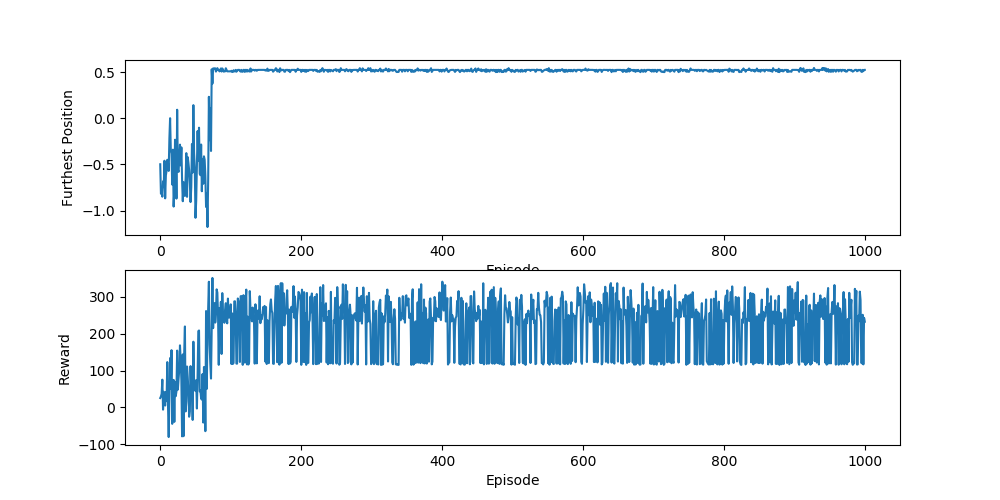

The Python source for this figure:
import matplotlib.pyplot as plt
import gym
import numpy as np
from tqdm import tqdm, trange
import pandas as pd
import torch
import torch.nn as nn
import torch.optim as optim
import torch.nn.functional as F
from torch.autograd import Variable
from replay_buffer import ReplayBuffer

env = gym.make('MountainCar-v0')
env.seed(1); torch.manual_seed(1); np.random.seed(1)


# hyperparameters
episode_count = 1000
buffer_size = 100000
max_steps = 200
epsilon = 0.3
tau = 0.001
learning_rate = 0.001
gamma = 0.99
batch_size = 32
state = env.reset()
success_count = 0
loss_history = []
reward_history = []
all_positions = []
max_position = -0.4
update_every = 4

class Model(nn.Module):
    def __init__(self, env, gamma, epsilon, tau, batch_size, learning_rate, hidden1 = 64, hidden2 = 32):
        # initialzing module class
        super(Model, self).__init__()
        
        # setting gym environment variables
        self.env = env
        self.state_size = env.observation_space.shape[0]
        self.action_size = env.action_space.n
        
        # setting hyper parameters
        self.t_step = 0
        self.epsilon = epsilon
        self.epsilon_decay = 0.995
        self.epsilon_min = 0.01
        self.gamma = gamma
        self.learning_rate = learning_rate
        self.batch_size = batch_size
        self.tau = tau
        self.hidden1 = hidden1
        self.hidden2 = hidden2
        
        # builing local and target model for DDQN
        self.model = self.build_model()
        self.target_model = self.build_model()
        
        # setting loss and optimizer
        self.loss_fn = nn.MSELoss()
        self.optimizer = optim.Adam(self.model.parameters(), lr=learning_rate)
        self.scheduler = optim.lr_scheduler.StepLR(self.optimizer, step_size=1, gamma=0.9)
        
        # updating target model to match local model
        self.soft_update()
        
        # setting up experience replay memory 
        self.memory = ReplayBuffer(self.action_size, buffer_size, batch_size, 1)
        
    def build_model(self):
        l1 = nn.Linear(self.state_size, self.hidden1, bias = True)
        l2 = nn.Linear(self.hidden1, self.hidden2, bias = True)
        l3 = nn.Linear(self.hidden2, self.action_size, bias = True)
        model = torch.nn.Sequential(
            l1,
            l2,
            l3
        )
        # model.compile(loss = nn.MSELoss(), optimizer = optim.Adam(lr=self.learning_rate))
        return model        
                
    def soft_update(self):
        tau = self.tau
        for target_param, local_param in zip(self.target_model.parameters(), self.model.parameters()):
            target_param.data.copy_(tau*local_param.data + (1.0-tau)*target_param.data)
        
    def act(self, state):
        # Epsilon Greedy approach to choose action
        if np.random.rand(1) < self.epsilon :
            action = self.env.action_space.sample()
        else:
            state = Variable(torch.from_numpy(state).type(torch.FloatTensor))
            Q = self.model(state)
            _, action = torch.max(Q,-1)
            action = action.item() 
        return action
    
    def step(self, state, action, reward, next_state, done):
        self.memory.add(state, action, reward, next_state, done)
        self.t_step = (self.t_step + 1) % update_every
        if self.t_step == 0:
            if len(self.memory) > batch_size:
                experiences = self.memory.sample()
                self.learn(experiences)
                
    def learn( self, experiences):
        # sample of batch_size from replay memory
        states, actions, rewards, next_states, dones = experiences
        
        Q = self.model(states)
        Q_target = Variable(Q.clone())
        
        a = self.model(next_states)
        t = self.target_model(next_states)
        
        for i in range(self.batch_size):
            if dones[i]:
                Q_target[i][actions[i]] = rewards[i]
            else:
                Q_target[i][actions[i]] = rewards[i] + torch.mul(self.gamma, t[i][np.argmax(a[i].detach().numpy())])
            # self.model.fit(states[i],Q_target[i],epochs=1,verbose=0)
            
        # train model network
        loss = self.loss_fn(Q,Q_target)
        
        # # Updating weights according to the loss
        self.model.zero_grad()
        loss.backward()
        self.optimizer.step()
        
        if self.epsilon > self.epsilon_min:
           self.epsilon *= self.epsilon_decay
    
# to encourage machine to go higher
'''
max_position = -.4
positions = np.ndarray([0,2])
rewards = []
successful = []
# testing for 1000 episodes with random actions
print('Testing with random actions ->')
for episode in trange(1000):
    running_reward = 0
    env.reset()
    done = False
    for i in range(200):
        state, reward, done, _ = env.step(np.random.randint(0,3))
        # Give a reward for reaching a new maximum position
        if state[0] > max_position:
            max_position = state[0]
            positions = np.append(positions, [[episode, max_position]], axis=0)
            running_reward += 10
        else:
            running_reward += reward
        if done: 
            if state[0] >= 0.5:
                successful.append(episode)
            rewards.append(running_reward)
            break

print('Furthest Position: {}'.format(max_position))
print('successful episodes: {}'.format(np.count_nonzero(successful)))
'''
# defining the model
model = Model( env, gamma, epsilon, tau, batch_size, learning_rate )

max_position = -0.4
has_solved = False
first_solve_at = -1

for episode in trange(episode_count):
    state = env.reset()
    score = 0
    loss = 0
    for step in range(max_steps):
        # if episode % 100 == 0 and episode > 0:
            # env.render()
            
        # act according to policy following epsilon greedy approach
        action = model.act(state)
        
        next_state, reward, done, info = env.step(action)
        
        # change reward structure for better performance in training
        # making it depend on current position and a multiple of it's current speed
        # increases
        reward = next_state[0] + np.abs(next_state[1] * 80)
        
        # updating the max_position for the current episode
        if next_state[0] > max_position:
            max_position = next_state[0]
            
        # increase reward for reaching exceptional heights    
        if next_state[0] >= 0.5:
            reward += 1

        # adding to replay memory and learning 
        model.step(state, action, reward, next_state, done)
        
        score += reward
        
        # to check if we passed the episode or not
        if done:
            if next_state[0] >= 0.5:
                model.soft_update()
                if not has_solved:
                    first_solve_at = episode + 1
                    has_solved = True
                success_count += 1
                # Adjust learning rate
                model.scheduler.step()
            loss_history.append(loss)
            reward_history.append(score)
            all_positions.append(next_state[0])
            break
        else:
            state = next_state
            
# model.load_state_dict(torch.load('dqn_mountain_car_parameters.model'))
# model = torch.load('dqn_mountain_car_model.model')
print('First solved at -> ',first_solve_at)
print('Succesful episodes -> ',success_count)
for episode in range(5):
    s = env.reset()
    score = 0
    for step in range(200):
        env.render()
        # state = Variable(torch.from_numpy(s).type(torch.FloatTensor))
        # Q = model(state)
        action = model.act(s)
        # _, action = torch.max(Q,-1)
        # action = action.item()
        s1,r,d,_ = env.step(action)
        r = s1[0] + np.abs(s1[1] * 80)
        if s1[0] >= 0.5:
            r += 1
        score += r
        if d:
            print('Score -> ',score)
            break
        else:
            s = s1
        
# plot episode vs max_position
plt.figure(1, figsize=[10,5])
plt.subplot(211)
plt.plot(all_positions)
plt.xlabel('Episode')
plt.ylabel('Furthest Position')

# plot episode vs reward at that episode
plt.subplot(212)
plt.plot(reward_history)
plt.xlabel('Episode')
plt.ylabel('Reward')
plt.show()

# plot policy to show which actions are taken
X = np.random.uniform(-1.2, 0.6, 10000)
Y = np.random.uniform(-0.07, 0.07, 10000)
Z = []

# getting output values for each possible state
for i in range(len(X)):
    _, temp = torch.max(model.model(Variable(torch.from_numpy(np.array([X[i],Y[i]]))).type(torch.FloatTensor)), dim =-1)
    z = temp.item()
    Z.append(z)
Z = pd.Series(Z)
colors = {0:'blue',1:'lime',2:'red'}
colors = Z.apply(lambda x:colors[x])
labels = ['Left','Right','Nothing']

# plot the policy as patches
import matplotlib.patches as mpatches
from matplotlib.colors import ListedColormap
fig = plt.figure(5, figsize=[7,7])
ax = fig.gca()
plt.set_cmap('brg')
surf = ax.scatter(X,Y, c=Z)
ax.set_xlabel('Position')
ax.set_ylabel('Velocity')
ax.set_title('Policy')
recs = []
for i in range(0,3):
     recs.append(mpatches.Rectangle((0,0),1,1,fc=sorted(colors.unique())[i]))
plt.legend(recs,labels,loc=4,ncol=3)
fig.savefig('Policy - Modified.png')
plt.show()

torch.save(model.state_dict,'ddqn_mountain_car_parameters.model')
torch.save(model,'ddqn_mountain_car_model.model')
